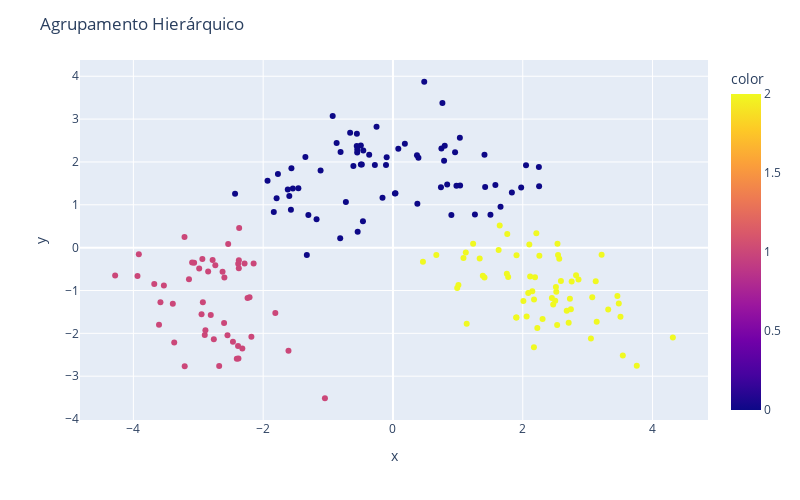

Notebook code for this chart:
### Code cell
graf = px.scatter(x = df2_pca[:,0], y = df2_pca[:,1], color=classificacao4)
graf.update_layout(width=800,height=500,title_text='Agrupamento Hierárquico')
graf.show()

### Figure 1 — Plotly figure (JSON) as saved in the notebook; plotly's stock layout.template omitted (floating-point values rounded to 4 significant figures; data arrays with more than 128 entries replaced by an {"elided": "..."} marker saying what was removed)
{"data": [{"hovertemplate": "x=%{x}<br>y=%{y}<br>color=%{marker.color}<extra></extra>", "legendgroup": "", "marker": {"color": {"elided": "178 int values"}, "coloraxis": "coloraxis", "symbol": "circle"}, "mode": "markers", "name": "", "orientation": "v", "showlegend": false, "type": "scatter", "x": {"elided": "178 float values"}, "xaxis": "x", "y": {"elided": "178 float values"}, "yaxis": "y"}], "layout": {"coloraxis": {"colorbar": {"title": {"text": "color"}}, "colorscale": [[0, "#0d0887"], [0.1111, "#46039f"], [0.2222, "#7201a8"], [0.3333, "#9c179e"], [0.4444, "#bd3786"], [0.5556, "#d8576b"], [0.6667, "#ed7953"], [0.7778, "#fb9f3a"], [0.8889, "#fdca26"], [1, "#f0f921"]]}, "height": 500, "legend": {"tracegroupgap": 0}, "margin": {"t": 60}, "title": {"text": "Agrupamento Hierárquico"}, "width": 800, "xaxis": {"anchor": "y", "domain": [0, 1], "title": {"text": "x"}}, "yaxis": {"anchor": "x", "domain": [0, 1], "title": {"text": "y"}}}}
